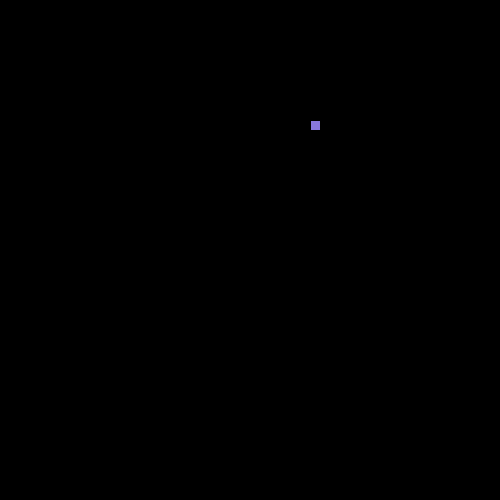
Frame 1 (no input)
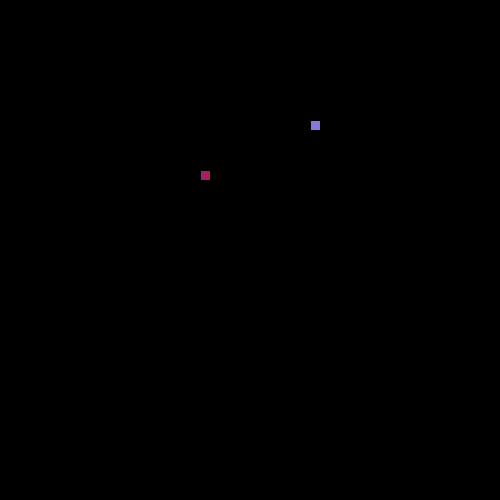
Frame 60 (the mouse pressed at the canvas centre just before this capture)
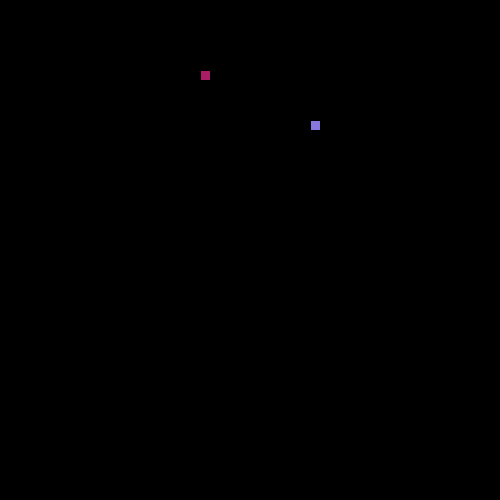
Frame 120 (the mouse held since frame 60 and released just before this capture)

The Processing sketch that drew these frames (run headless with seeded random() and noise(); from frame 60 on, the mouse is pressed at the canvas centre):

// Processing sketch: snake
// ── snake.pde
//1. Follow the recipe instructions inside the Segment class.

// The Segment class will be used to represent each part of the moving snake.

class Segment {

  //2. Create x and y member variables to hold the location of each segment.
int x = 200;
int y = 250;
  // 3. Add a constructor with parameters to initialize each variable.
public Segment(int x, int y){
this.x= x;
this.y = y;
}

  // 4. Add getter and setter methods for both the x and y member variables.
public int getX(){
return x;
}
public int getY(){
return y;
}
public void setX(int x){
this.x = x;
}
public void setY(int y){
this.y = y;
}

}
// 5. Create (but do not initialize) a Segment variable to hold the head of the Snake
Segment head;


// 6. Create and initialize a String to hold the direction of your snake e.g. "up"
String dir = "up";

// 7. Create and initialize a variable to hold how many pieces of food the snake has eaten.
// give it a value of 1 to start.
int food = 1;


// 8. Create and initialize foodX and foodY variables to hold the location of the food.
int foodX = (int)random(49) * 10;
int foodY = (int)random(49) * 10;
// (Hint: use the random method to set both the x and y to random locations within the screen size (500 by 500).)

//int foodX = ((int)random(50)*10);



void setup() {

  // 9. Set the size of your sketch (500 by 500).

  size(500, 500);


  // 10. initialize your head to a new segment.

head = new Segment(200, 250);

  // 11. Use the frameRate(int rate) method to set the rate to 20.
frameRate(20);
}


void draw() {

  background(0);


  //12. Call the manageTail, drawFood, drawSnake, move, and collision methods.
manageTail();
drawFood();
//drawSnake();
move();
collision();
}


// 13. Complete the drawFood method below. (Hint: each piece of food should be a 10 by 10 rectangle).

void drawFood() {
fill(136, 119, 221);
rect(foodX, foodY, 10, 10);
}


//14. Draw the snake head (use a 10 by 10 rectangle)

void drawSnake() {
fill(170, 00, 034);
  rect(head.x, head.y, 10, 10);

  //test your code
}


// 15. Complete the move method below.

void move() {

  // 16. Using a switch statement, make your snake head move by 10 pixels in the correct direction.
  //This is an incomplete switch statement:
   
  switch(dir) {
  case "up":
    head.setY(head.getY()-10); 
    break;
  case "down":
    head.setY(head.getY()+10); 
    break;
  case "left":
   head.setX(head.getX()-10); 
    break;
  case "right":
    head.setX(head.getX()+10);
    break;
  }
  


  // 17. Call the checkBoundaries method to make sure the snake head doesn't go off the screen.
checkBoundaries();


}


// 18. Complete the keyPressed method below. Use if statements to set your direction variable depending on what key is pressed.

void keyPressed() {
print(keyCode);
  
  if(keyCode == UP){
dir = "up";
}
else if (keyCode == DOWN){
dir = "down";
}
if(keyCode == LEFT){
dir = "left";
}
if(keyCode == RIGHT){
dir = "right";
}
}

// 19. check if your head is out of bounds (teleport your snake head to the other side).

void checkBoundaries() {
if(head.y == 490){
head.setY(0);
}
else if(head.x == 490){
head.setX(0);
}
else if(head.x < 0){
head.setX(490);
}
else if(head.y < 0){
head.setY(490);
}
}



//20. Make sure that the key for your current direction’s opposite doesn’t work(i.e. If you’re going up, down key shouldn’t work)



// 21. Complete the missing parts of the collision method below.

void collision() {
  // If the segment is colliding with a piece of food...
     // Increase the amount of food eaten and set foodX and foodY to new random locations.
if(head.y == foodY && head.x == foodX){
food +=1;
foodX = (int)random(49) * 10;
foodY = (int)random(49) * 10;
}
}



/**
 
 ** Part 2: making the tail (the rest of the snake)
 
 **/

//  1. Create and initialize an ArrayList of Segments. (This will be your snake tail!)
ArrayList<Segment> tail= new ArrayList<Segment>();


// 2. Complete the missing parts of the manageTail method below and call it in the draw method.

void manageTail() {

  //Call the drawTail and checkTailCollision methods.
  fill(170, 034, 102);
drawTail();
checkTailCollision();
  // Add a new Segment to your ArrayList that has the same X and Y as the head of your snake.
tail.add(new Segment(head.x, head.y));


  // To keep your tail the right length:
  // while the tail size is greater than the number of food pieces eaten, remove the first Segment in your tail.
while(tail.size() > food){
tail.remove(0);
}
}

void drawTail() {
    // Draw a 10 by 10 rectangle for each Segment in your snake ArrayList.
for(Segment seg:tail){
   rect(seg.x, seg.y, 10, 10);
}
}


// 3. Complete the missing parts of the bodyCollision method below.

void checkTailCollision() {
 //<>//
}
